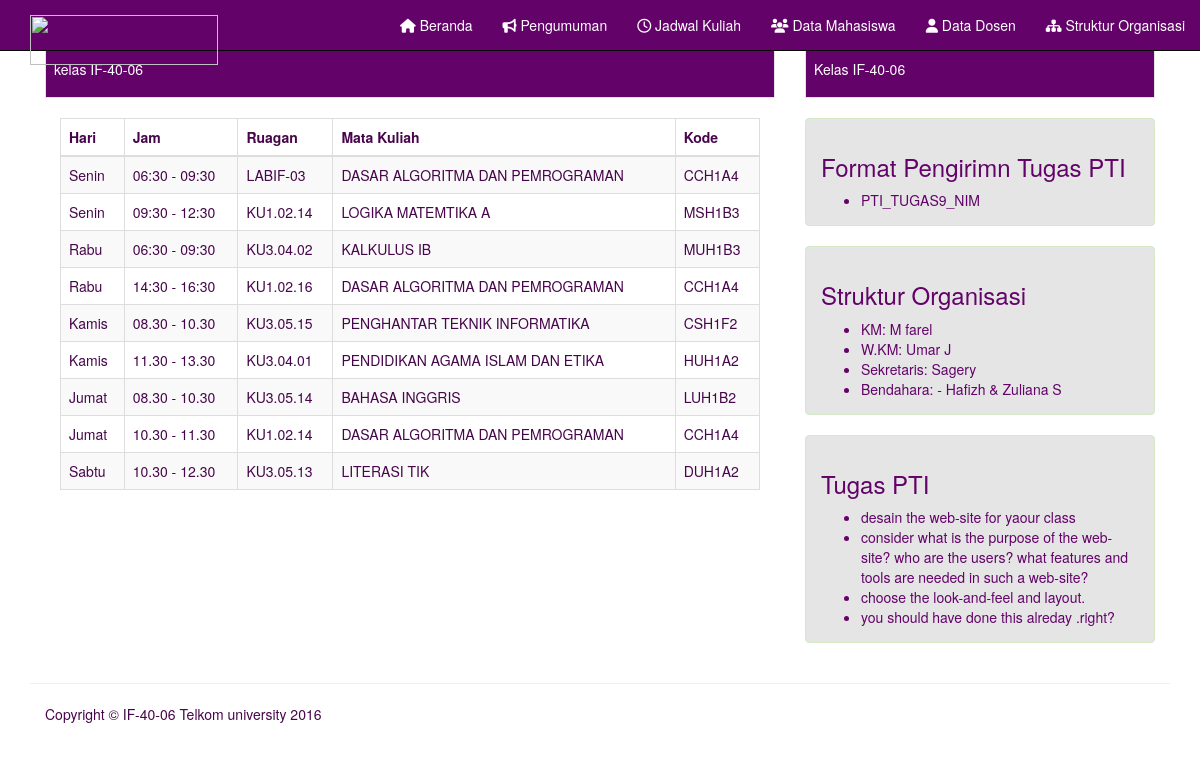
The app's page /index.php/web/jadwal_kuliah with its own data.
### tables this page shows
CREATE TABLE IF NOT EXISTS `jadwal` (
  `id` int(10) NOT NULL AUTO_INCREMENT,
  `kode` varchar(10) NOT NULL,
  `hari` enum('Senin','Selasa','Rabu','Kamis','Jumat','Sabtu') NOT NULL,
  `mata_kuliah` varchar(40) NOT NULL,
  `ruang` varchar(40) NOT NULL,
  `jam` varchar(40) NOT NULL,
  PRIMARY KEY (`id`)
);

CREATE TABLE IF NOT EXISTS `pengumuman` (
  `id` int(11) NOT NULL AUTO_INCREMENT,
  `judul` varchar(40) NOT NULL,
  `isi` varchar(1000) NOT NULL,
  `waktu` varchar(20) NOT NULL,
  PRIMARY KEY (`id`)
);

### application/controllers/Web.php (called while the page is built, shortened)
<?php
class Web extends CI_Controller {
	public $model = NULL;
	public function __construct()
 	{
 		$this->load->helper("url");
 		$this->load->model('web_model');
 		$this->model = $this->web_model;
 		$this->load->database();
 		$this->load->helper('url');
  	}
	public function jadwal_kuliah()
	{
		$data =$this->model->Getjadwal();
		$data_pengumuman =$this->model->Getpengumuman_terbaru();
		$this->load->view('web/header');
		$this->load->view('web/jadwal',array('data'=> $data));
		$this->load->view('web/pengumuman',array('data_pengumuman'=> $data_pengumuman));
		$this->load->view('web/footer');
	}
}

### index.php (called while the page is built, shortened)
<?php
require_once BASEPATH.'core/CodeIgniter.php';

### application/models/Web_model.php (called while the page is built, shortened)
<?php
class Web_model extends CI_Model {
	public function Getpengumuman_terbaru(){
		$sql="SELECT * from pengumuman order by id desc limit 3";
		$data = $this->db->query($sql);
		return $data->result_array();
	}
	public function Getjadwal(){
		$data = $this->db->query('SELECT * from jadwal order by hari');
		return $data->result_array();
	}
}

### application/views/web/jadwal.php (the view)
<div class="container" style="margin-top: 10px;">
   <div class="col-md-8 ">
     <div class="well wel-sm">
       <h4>Jadwal Mata Kuliah</h4>
       <p >kelas IF-40-06</p>
     </div>
     <div class="col-md-12">
       <div class="news-v3-in-sm no-padding">
         <center>
           <table class="table table-bordered table-striped table-selectable">
             <thead>
               <tr>
                   <th>Hari</th>
                  <th>Jam</th>
                  <th>Ruagan</th>
                  <th>Mata Kuliah</th>
                  <th>Kode</th>
               </tr>
             </thead>
             <tbody>
               <?php foreach ($data as $d) { ?>
               <tr>
                   <td><?php echo $d['hari']; ?></td>
                   <td><?php echo $d['jam']; ?></td>
                   <td><?php echo $d['ruang']; ?></td>
                   <td><?php echo $d['mata_kuliah'];?></td>
                   <td><?php echo $d['kode']; ?></td>
               </tr>
               <?php } ?>
             </tbody>
           </table>
         </center>
       </div>
     </div>
   </div>

### application/views/web/pengumuman.php
<div class="col-md-4">
    <div class="well wel-sm">
        <h4>Pengumuman Terbaru</h4>
        <p >Kelas IF-40-06</p>
    </div>
    <?php foreach ($data_pengumuman as $d) { ?>
    <div class="alert alert-pengumuman">
        <h3><?php echo $d['judul']; ?></h3>
        <?php echo $d['isi']; ?>
    </div>
    <?php } ?>
</div>
</div>

### records on screen
jadwal: hari "Senin", jam "06:30 - 09:30", ruang "LABIF-03", mata_kuliah "DASAR ALGORITMA DAN PEMROGRAMAN", kode "CCH1A4"
jadwal: hari "Senin", jam "09:30 - 12:30", ruang "KU1.02.14", mata_kuliah "LOGIKA MATEMTIKA A", kode "MSH1B3"
jadwal: hari "Rabu", jam "06:30 - 09:30", ruang "KU3.04.02", mata_kuliah "KALKULUS IB", kode "MUH1B3"
jadwal: hari "Rabu", jam "14:30 - 16:30", ruang "KU1.02.16", mata_kuliah "DASAR ALGORITMA DAN PEMROGRAMAN", kode "CCH1A4"
jadwal: hari "Kamis", jam "08.30 - 10.30", ruang "KU3.05.15", mata_kuliah "PENGHANTAR TEKNIK INFORMATIKA", kode "CSH1F2"
jadwal: hari "Kamis", jam "11.30 - 13.30", ruang "KU3.04.01", mata_kuliah "PENDIDIKAN AGAMA ISLAM DAN ETIKA", kode "HUH1A2"
jadwal: hari "Jumat", jam "08.30 - 10.30", ruang "KU3.05.14", mata_kuliah "BAHASA INGGRIS", kode "LUH1B2"
jadwal: hari "Jumat", jam "10.30 - 11.30", ruang "KU1.02.14", mata_kuliah "DASAR ALGORITMA DAN PEMROGRAMAN", kode "CCH1A4"
jadwal: hari "Sabtu", jam "10.30 - 12.30", ruang "KU3.05.13", mata_kuliah "LITERASI TIK", kode "DUH1A2"
pengumuman: judul "Format Pengirimn Tugas PTI", isi "PTI_TUGAS9_NIM"
pengumuman: judul "Struktur Organisasi", isi "KM: M farel W.KM: Umar J Sekretaris: Sagery Bendahara: - Hafizh & Zuliana S"
pengumuman: judul "Tugas PTI", isi "desain the web-site for yaour class consider what is the purpose of the web-site? who are the users? what features and tools are needed in such a web-site? choose the look-and-feel and layout. you should have done this alreday .right?"
